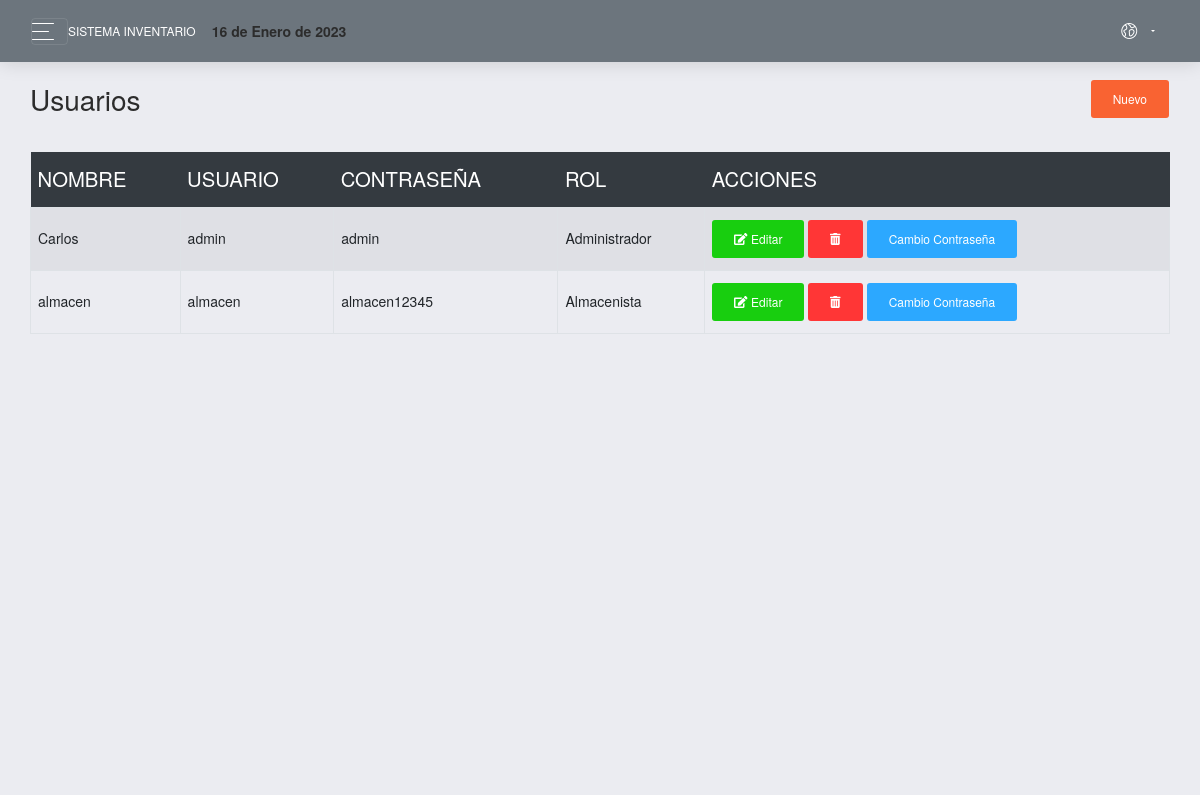
Screenshot of /sistema/lista_usuarios.php (signed in) with the database file from the repository.
### tables this page shows
CREATE TABLE `usuario` (
  `idusuario` int(11) NOT NULL,
  `nombre` varchar(100) NOT NULL,
  `correo` varchar(100) NOT NULL,
  `usuario` varchar(20) NOT NULL,
  `clave` varchar(50) NOT NULL,
  `rol` int(11) NOT NULL
);

CREATE TABLE `rol` (
  `idrol` int(11) NOT NULL,
  `rol` varchar(50) NOT NULL
);

### sistema/lista_usuarios.php (the view)
<?php include_once "includes/header.php"; ?>
<div class="content">
	<div class="d-sm-flex align-items-center justify-content-between mb-4">
		<h1 class="h3 mb-0 text-gray-800">Usuarios</h1>
		<?php if ($_SESSION['rol'] != 2) { ?>
		<a href="registro_usuario.php" class="btn btn-primary">Nuevo</a>
		<?php } ?>
	</div>
	<div class="row">
		<div class="col-lg-12">
			<div class="table-responsive">
				<table class="table table-striped table-bordered" id="table">
					<thead class="thead-dark">
						<tr>
							<th>NOMBRE</th>
							<th>USUARIO</th>
							<th>CONTRASEÑA</th>
							<th>ROL</th>
							<?php if ($_SESSION['rol'] != 2) { ?>
							<th>ACCIONES</th>
							<?php }?>
						</tr>
					</thead>
					<tbody>
						<?php
						include "../conexion.php";
						$query = mysqli_query($conexion, "SELECT u.idusuario, u.nombre, u.correo,u.clave, u.usuario, r.rol FROM usuario u INNER JOIN rol r ON u.rol = r.idrol");
						$result = mysqli_num_rows($query);
						if ($result > 0) {
							while ($data = mysqli_fetch_assoc($query)) { ?>
								<tr>
									<td><?php echo $data['nombre']; ?></td>
									<td><?php echo $data['usuario']; ?></td>
									<td><?php echo $data['clave']; ?></td>
									<td><?php echo $data['rol']; ?></td>
									<?php if ($_SESSION['rol'] != 2) { ?>
									<td>
										<a href="editar_usuario.php?id=<?php echo $data['idusuario']; ?>" class="btn btn-success"><i class='fas fa-edit'></i> Editar</a>
										<form action="eliminar_usuario.php?id=<?php echo $data['idusuario']; ?>" method="post" class="confirmar d-inline">
											<button class="btn btn-danger" type="submit"><i class='fas fa-trash-alt'></i> </button>
										</form>
										<a href="nuevo_pass.php?id=<?php echo $data['idusuario']; ?>" class="btn btn-info">Cambio Contraseña</a>
									</td>
									<?php } ?>
								</tr>
						<?php }
						} ?>
					</tbody>
				</table>
			</div>
		</div>
	</div>
</div>
<?php include_once "includes/footer.php"; ?>

### rows the page displays
usuario: nombre "Carlos", usuario "admin", clave "admin", rol.rol "Administrador"
usuario: nombre "almacen", usuario "almacen", clave "almacen12345", rol.rol "Almacenista"

### other values shown
fechaPeru() "16 de Enero de 2023"
